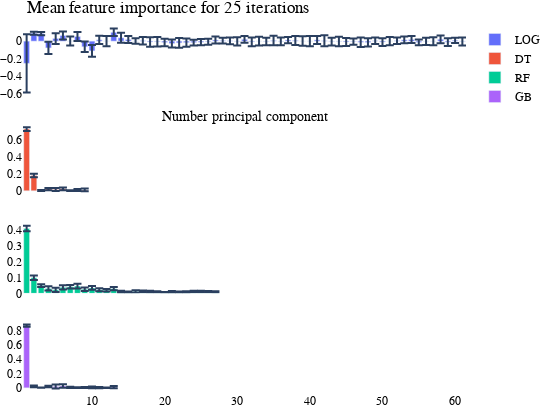

Write notebook code for a chart like this one.
### Code cell
visualize.plot_important_features(SupervisedModels,
                               X = trainingData.drop(["material_id", "full_formula"], axis=1),
                               k = numberSplits, 
                               n = numberRuns,                                      
                     prettyNames = prettyNames,
                           numPC = numberOfPrincipalComponents,
                        approach = InsertApproach,
                         numFeat = 15)

### Figure 1 — Plotly figure (JSON) as saved in the notebook; plotly's stock layout.template omitted (floating-point values rounded to 4 significant figures; data arrays with more than 128 entries replaced by an {"elided": "..."} marker saying what was removed)
{"data": [{"error_y": {"array": [0.3337, 0.01695, 0.0176, 0.0692, 0.06138, 0.04459, 0.05082, 0.0509, 0.06055, 0.06705, 0.04636, 0.05867, 0.04311, 0.05751, 0.03981, 0.03058, 0.04225, 0.0547, 0.0536, 0.04358, 0.04601, 0.05604, 0.04837, 0.0333, 0.03574, 0.03462, 0.03971, 0.03175, 0.03837, 0.04739, 0.0386, 0.05079, 0.04985, 0.04307, 0.05443, 0.04412, 0.03554, 0.05078, 0.05406, 0.05844, 0.0458, 0.06234, 0.04403, 0.05465, 0.04545, 0.03603, 0.05529, 0.04721, 0.03601, 0.04414, 0.04725, 0.03725, 0.03884, 0.03959, 0.03264, 0.04162, 0.04658, 0.04391, 0.04537, 0.03019, 0.04462], "type": "data"}, "name": "LOG ", "type": "bar", "x": {"elided": "176 int values"}, "xaxis": "x", "y": [-0.2535, 0.09012, 0.08639, -0.0773, 0.03006, 0.06444, 0.0009063, 0.0527, -0.06425, -0.111, 0.01482, -0.0005538, 0.1007, 0.03788, 0.0181, 0.001231, 0.00471, -0.009613, -0.006877, -0.01485, -0.02709, -0.01953, -0.01671, -0.01613, -0.01185, -0.006472, 0.01314, 0.006279, 0.003783, -0.003717, 0.02077, -0.007795, -0.000793, -0.004502, 0.006184, -0.003832, 0.0128, 0.007534, 0.0007476, 0.001446, 0.01401, 0.003908, -0.00429, -0.00328, -0.01004, -0.004921, -0.01236, -0.01486, 0.004378, -0.0105, 0.0001908, 0.004924, 0.01437, 0.0183, -0.01344, -0.001744, -0.001374, 0.02081, -0.01142, 0.009472, -0.0037], "yaxis": "y"}, {"error_y": {"array": [0.02193, 0.02134, 0.006106, 0.01363, 0.01773, 0.01561, 0.005321, 0.01186, 0.01539], "type": "data"}, "name": "DT ", "type": "bar", "x": {"elided": "176 int values"}, "xaxis": "x2", "y": [0.7316, 0.1811, 0.003454, 0.02087, 0.01557, 0.02377, 0.003004, 0.009234, 0.01133], "yaxis": "y2"}, {"error_y": {"array": [0.01681, 0.01382, 0.009027, 0.01329, 0.01336, 0.01302, 0.01118, 0.01498, 0.01108, 0.01144, 0.009112, 0.008156, 0.01061, 0.006296, 0.003743, 0.007882, 0.005714, 0.004929, 0.00417, 0.002353, 0.005726, 0.004268, 0.005017, 0.004836, 0.004546, 0.003957, 0.003534], "type": "data"}, "name": "RF ", "type": "bar", "x": {"elided": "176 int values"}, "xaxis": "x3", "y": [0.4059, 0.09809, 0.04878, 0.03077, 0.02253, 0.03769, 0.04086, 0.04534, 0.02587, 0.03412, 0.02257, 0.01973, 0.02943, 0.01007, 0.00768, 0.01172, 0.01197, 0.01105, 0.009106, 0.006141, 0.009098, 0.00806, 0.008953, 0.01192, 0.01212, 0.01089, 0.00951], "yaxis": "y3"}, {"error_y": {"array": [0.01622, 0.01268, 0.002719, 0.01003, 0.0281, 0.0246, 0.007835, 0.005334, 0.008011, 0.01078, 0.007601, 0.003488, 0.01536], "type": "data"}, "name": "GB ", "type": "bar", "x": {"elided": "176 int values"}, "xaxis": "x4", "y": [0.8712, 0.02176, 0.002536, 0.01927, 0.01989, 0.02604, 0.006336, 0.003199, 0.005402, 0.006958, 0.003123, 0.003093, 0.01122], "yaxis": "y4"}], "layout": {"autosize": false, "barmode": "group", "font": {"color": "Black", "family": "Palatino", "size": 12}, "height": 407.3, "margin": {"b": 0, "l": 0, "r": 0, "t": 25}, "paper_bgcolor": "rgba(0, 0, 0, 0)", "plot_bgcolor": "rgba(0, 0, 0, 0)", "title": {"text": "Mean feature importance for 25 iterations"}, "width": 548.2, "xaxis": {"anchor": "y", "domain": [0, 1], "matches": "x4", "showticklabels": false, "title": {"text": "Number principal component"}}, "xaxis2": {"anchor": "y2", "domain": [0, 1], "matches": "x4", "showticklabels": false}, "xaxis3": {"anchor": "y3", "domain": [0, 1], "matches": "x4", "showticklabels": false}, "xaxis4": {"anchor": "y4", "domain": [0, 1]}, "yaxis": {"anchor": "x", "domain": [0.8063, 1]}, "yaxis2": {"anchor": "x2", "domain": [0.5375, 0.7312]}, "yaxis3": {"anchor": "x3", "domain": [0.2687, 0.4625]}, "yaxis4": {"anchor": "x4", "domain": [0, 0.1938]}}}
